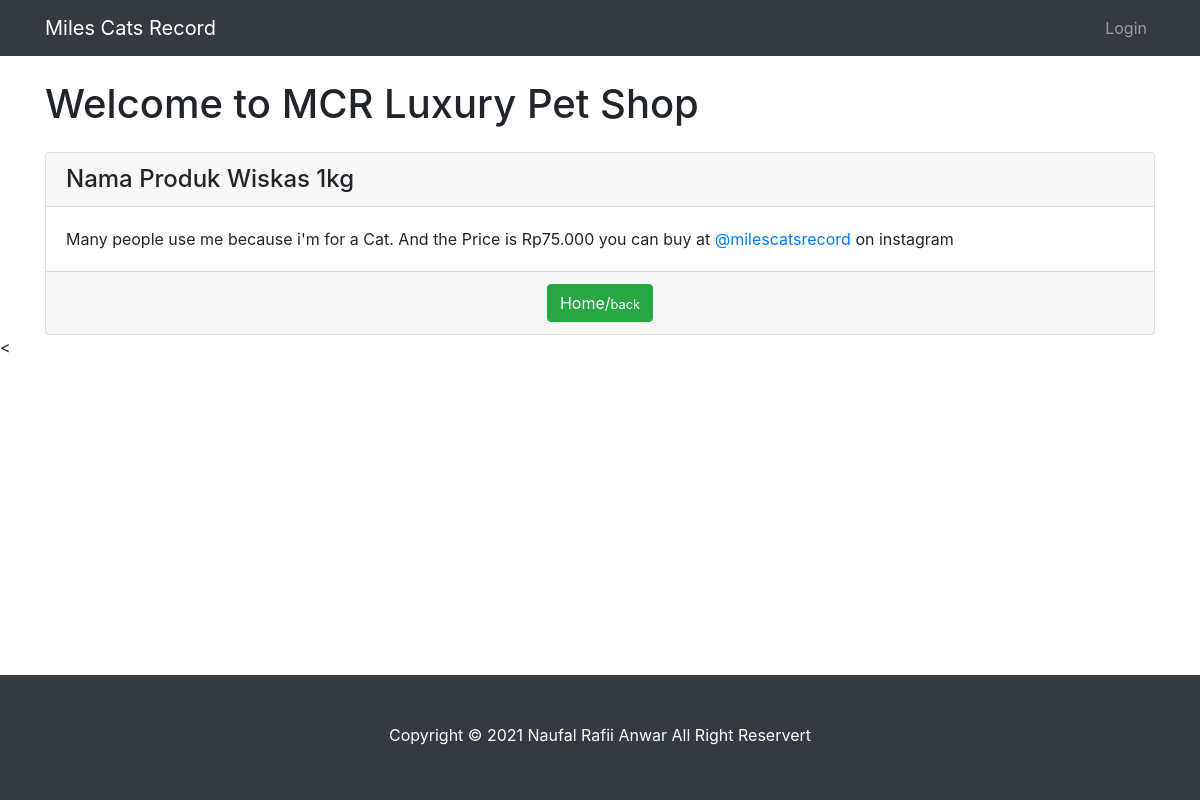
The app's page /show.php?id_barang=1 with its own data.
### tables this page shows
CREATE TABLE `tblpetshop` (
  `id_barang` int(20) NOT NULL,
  `nama_barang` varchar(20) NOT NULL,
  `jns_peliharaan` varchar(20) NOT NULL,
  `ket_barang` varchar(20) NOT NULL,
  `harga` varchar(20) NOT NULL
);

### db_connect.php (called while the page is built, shortened)
<?php
class db_connect{
	private $username='root';
	private $password='';
	public function connect(){
		try{
			$dbh = new PDO ('mysql:host=localhost;dbname=db_web',$this->username, $this->password);
		}catch (PDOException $e){
			echo 'Error!'.$e->getMessage().'</br>';
			die();
		}
		return $dbh;
	}
	public function getadminrescure($id_barang){
		try{
			$getConn = $this->connect();
			$stmt = $getConn->prepare("SELECT * FROM tblpetshop WHERE id_barang=?");
			$stmt->execute([$id_barang]);
			return $stmt;
		}catch (Exception $e){
			return $e->getMessage();
		}
	}
}
 ?>

### show.php (the view, shortened to what this page needs)
<?php
include "db_connect.php";
$db = new db_connect();
?>
<!DOCTYPE html>
<html lang="en">
<head>
  <link href="vendor/bootstrap/css/bootstrap.min.css" rel="stylesheet">
  <link href="css/modern-business.css" rel="stylesheet">
</head>
<body>
  <nav class="navbar fixed-top navbar-expand-lg navbar-dark bg-dark fixed-top">
    <div class="container">
      <a class="navbar-brand" href="index">Miles Cats Record</a>
      <div class="collapse navbar-collapse" id="navbarResponsive">
        <ul class="navbar-nav ml-auto">
          <li class="nav-item">
            <a class="nav-link" href="Login">Login</a>
          </li>
        </ul>
      </div>
    </div>
  </nav>
  <div class="container">
   <h1 class="my-4">Welcome to MCR Luxury Pet Shop</h1>
   <div class="row">
    <?php
    foreach($db->getadminrescure($_GET['id_barang']) as $d){
      ?>
      <div class="col-lg-12 mb-12">
        <div class="card h-100">
          <h4 class="card-header">Nama Produk <?=$d['nama_barang'] ?></h4>
          <div class="card-body">
            <p class="card-text">Many people use me because i'm for a <?=$d['jns_peliharaan'] ?>. And the Price is Rp<?=$d['harga'] ?> you can buy at
              <a href="https://instagram.com/milescatsrecord?igshid=zymx3tmk3t2o" target="_blank">@milescatsrecord</a> on instagram</p>
          </div>
          <div class="card-footer" align="center">
            <a href="index" class="btn btn-success">Home/<small>back</small></a>
          </div>
        </div>
      </div>
    <?php } ?>
  </div>
</div>
<
<footer class="py-5 bg-dark fixed-bottom">
  <div class="container">
  <p style="padding-bottom: 5px" class="m-0 text-center text-white">Copyright &copy; 2021 Naufal Rafii Anwar All Right Reservert </p>
  </div>
</footer>
</body>
</html>

### css/modern-business.css (style rules this page uses)
body { padding-top: 56px; }

### records on screen
tblpetshop: nama_barang "Wiskas 1kg", jns_peliharaan "Cat", harga "75.000"
